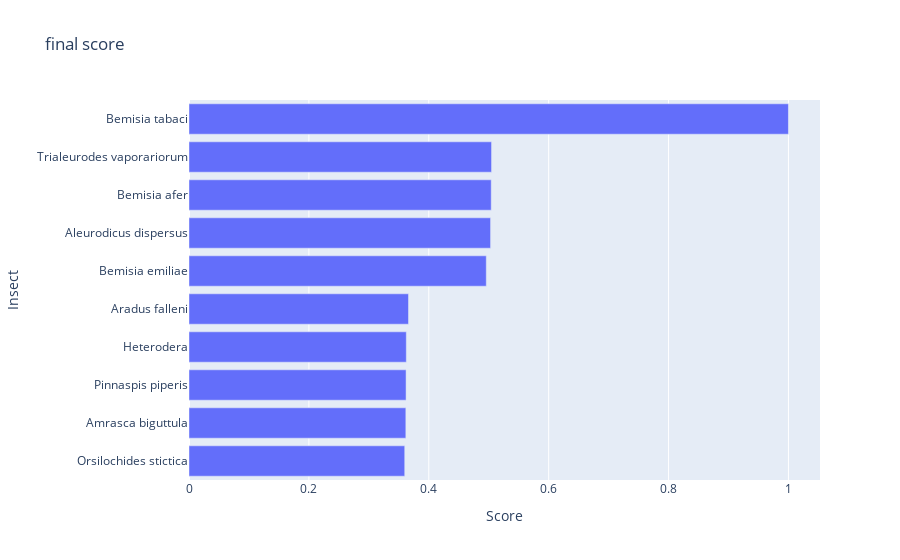

This figure's notebook cell:
### Code cell
import plotly.graph_objects as go

to_itter=data_to_count.sort_values('result',ascending=False).reset_index(drop=True)[:10]

label=[]
degree=[]
for index,data in to_itter.sort_values('result',ascending=True).reset_index(drop=True).iterrows():
    label.append(data.label)
    degree.append(data.result)

fig = go.Figure(data=go.Bar(
    x=degree,
    y=label,
    orientation='h'
))

fig.update_layout(
    title='final score',
    xaxis_title='Score',
    yaxis_title='Insect'
)

fig.show()

### Figure 1 — Plotly figure (JSON) as saved in the notebook; plotly's stock layout.template omitted (floating-point values rounded to 4 significant figures)
{"data": [{"orientation": "h", "type": "bar", "x": [0.3599, 0.3617, 0.3621, 0.3625, 0.3662, 0.4959, 0.5031, 0.5042, 0.5047, 1], "y": ["Orsilochides stictica", "Amrasca biguttula", "Pinnaspis piperis", "Heterodera", "Aradus falleni", "Bemisia emiliae", "Aleurodicus dispersus", "Bemisia afer", "Trialeurodes vaporariorum", "Bemisia tabaci"]}], "layout": {"title": {"text": "final score"}, "xaxis": {"title": {"text": "Score"}}, "yaxis": {"title": {"text": "Insect"}}}}
